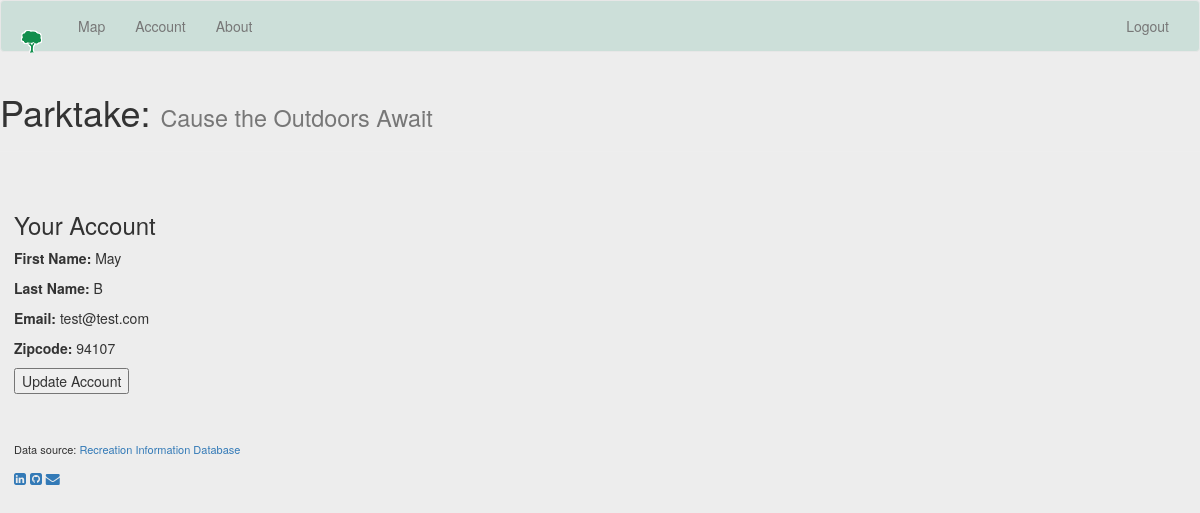
Before: /account (signed in) with the older database file.
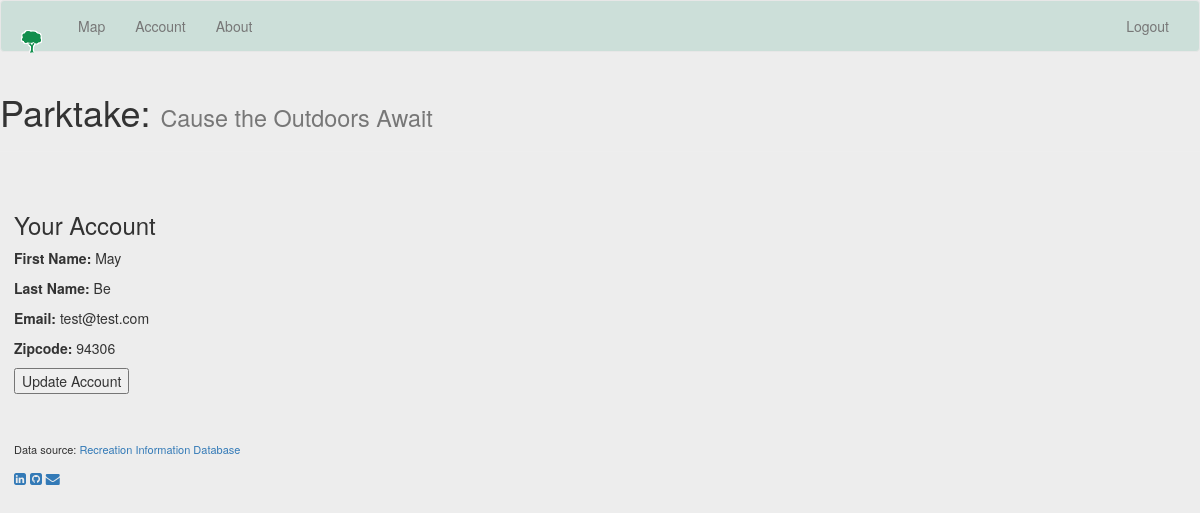
After: the same page with the newer database file.
### model.py (models this page shows, shortened)
class User(db.Model):
    __tablename__ = 'users'
    user_id = db.Column(db.Integer, autoincrement=True, primary_key=True)
    reg_date = db.Column(db.DateTime, nullable=False)
    email = db.Column(db.String(64), nullable=False)
    password = db.Column(db.String(64), nullable=False)
    first_name = db.Column(db.String(50), nullable=False)
    last_name = db.Column(db.String(50), nullable=False)
    zipcode = db.Column(db.String(15), nullable=False)
    parks_visited = db.relationship("Rec_Area", secondary="visited_parks", backref="users")

### server.py (the view)
@app.route('/account')
def show_user_account():
    if 'user' in session:
        logged_user = session['user']
        user = User.query.get(logged_user)
        return render_template('account.html', user=user)
    else:
        flash('You are not logged in.')
        return redirect('/login')

### templates/account.html
{% extends 'base.html' %}
{% block content %}
    <div class="content">
    <h3>Your Account</h3>
        <p><b>First Name:</b> {{ user.first_name }}</p>
        <p><b>Last Name:</b> {{ user.last_name }}</p>
        <p><b>Email:</b> {{ user.email }}</p>
        <p><b>Zipcode:</b> {{ user.zipcode }}</p>
    <form action="/update-account">
        <input type="submit" value="Update Account">
    </form>
    </div>
    <br>
{% endblock %}

### templates/base.html (shortened to what this page needs)
<!doctype html>
<html>
<head>
  <link href="https://maxcdn.bootstrapcdn.com/bootstrap/3.3.4/css/bootstrap.min.css" rel="stylesheet">
  <link rel="stylesheet" href="https://maxcdn.bootstrapcdn.com/font-awesome/4.4.0/css/font-awesome.min.css">
  <link rel="stylesheet" href="/static/styles.css">
</head>
<body>
  <nav class="navbar navbar-default">
  <div class="container-fluid">
    <div class="navbar-header">
      <a class="navbar-brand" href="/"><img src="/static/img/tree.png"></a>
    </div>
    <div class="collapse navbar-collapse" id="navbar-collapse-1">
      <ul class="nav navbar-nav">
        {% if 'user' in session %}
        <li><a id="nav-landing" href="/landing">Map</span></a></li>
        <li><a id="nav-account" href="/account">Account</a></li>
        <li><a id="nav-about" href="/about">About</a></li>
      </ul>
      <ul class="nav navbar-nav navbar-right">
        <li><a id="nav-logout" href="/logout">Logout</a></li>
      </ul>
        {% endif %}
    </div>
  </div>
</nav>
  <div class="page-header">
    <h1>Parktake: <small>Cause the Outdoors Await</small></h1>
  </div>
    <br>
  {% block content %}{% endblock %}
  {% block footer %}
    <div class="footer">
      <p id="data-source">Data source: <a href="https://ridb.recreation.gov">Recreation Information Database</a></p>
      <p><a href="https://www.linkedin.com/in/jnhuynh"><i class="fa fa-linkedin-square"></i></a> <a href="https://github.com/sabellachan"><i class="fa fa-github-square"></i></a> <a href="mailto:#"><i class="fa fa-envelope"></i></a></p>
    </div>
  {% endblock %}
</body>
</html>

### static/styles.css (style rules this page uses)
#data-source { font-size: 11px; }
.footer { padding: 1em; }
.content { margin: 1em; }
.nav, .navbar, .navbar-default { background-color: #CCDFD9; }
body { background-color: #EDEDED; }

Changed rows visible on the page:
changed User "May": last_name "B" → "Be"; zipcode "94107" → "94306"
